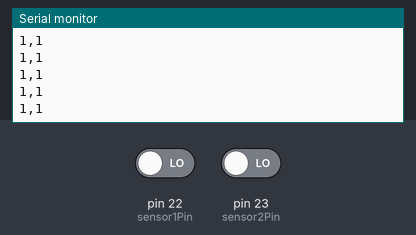
Bench run of a sketch on a simulated Arduino Mega 2560, built with avr-gcc and run on an emulated ATmega2560. Parts: the last lines printed to the serial monitor. The inputs (shaded band) are chosen by the test bench; at power-on: pin 22 (sensor1Pin) LOW, pin 23 (sensor2Pin) LOW.

Above: at 1.2 s.
1.3 s: pin 22 (sensor1Pin) driven HIGH
At 1.31 s:
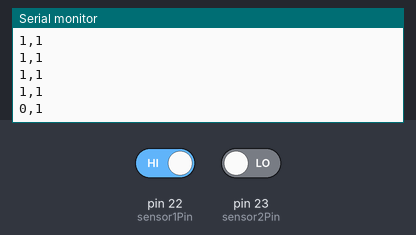
2.8 s: pin 23 (sensor2Pin) driven HIGH
At 2.81 s:
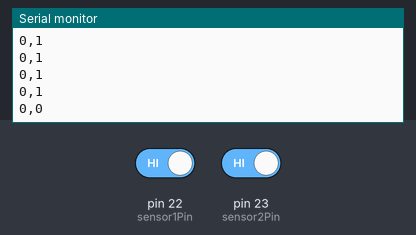
4.3 s: pin 22 (sensor1Pin) driven LOW
At 4.31 s:
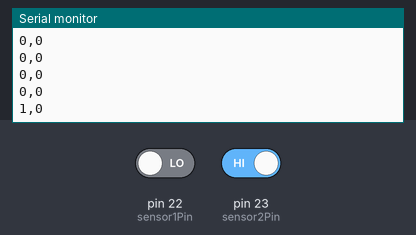

Measured:
- after the input at 1.3 s, the serial monitor: prints a new line at once (image 1)
- after the input at 2.8 s, the serial monitor: prints a new line at once (image 2)
- after the input at 4.3 s, the serial monitor: prints a new line at once (image 3)

The sketch:

arduino_code.ino
```cpp
// --------------------
// IME12 Sensor Reader
// 0 = ACTIVE
// 1 = INACTIVE
// Output format: x,x
// --------------------

const int sensor1Pin = 22;
const int sensor2Pin = 23;

// Set this to true if your sensors are NPN
// false = PNP (most common)
const bool NPN_SENSOR = false;

void setup() {
  Serial.begin(115200);

  pinMode(sensor1Pin, INPUT);
  pinMode(sensor2Pin, INPUT);

  Serial.println("IME12 serial output started");
}

int readSensor(int pin) {
  int raw = digitalRead(pin);

  // Convert raw logic to ACTIVE / INACTIVE
  bool active;

  if (NPN_SENSOR) {
    active = (raw == LOW);   // NPN active pulls LOW
  } else {
    active = (raw == HIGH);  // PNP active drives HIGH
  }

  // 0 = active, 1 = inactive
  return active ? 0 : 1;
}

void loop() {
  int s1 = readSensor(sensor1Pin);
  int s2 = readSensor(sensor2Pin);

  // Send as: x,x
  Serial.print(s1);
  Serial.print(",");
  Serial.println(s2);

  delay(100);  // 10 Hz update
}
```
